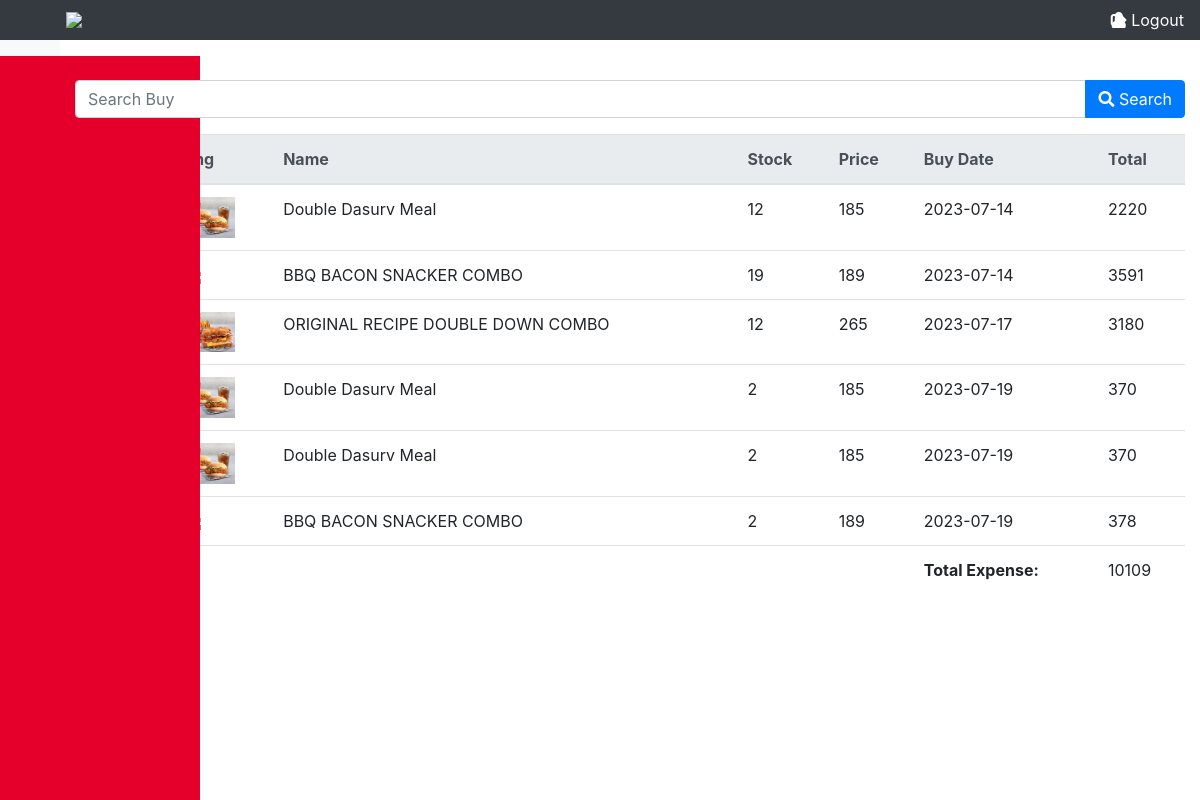
/index.php/buy/search, run on an earlier commit of the app's database.
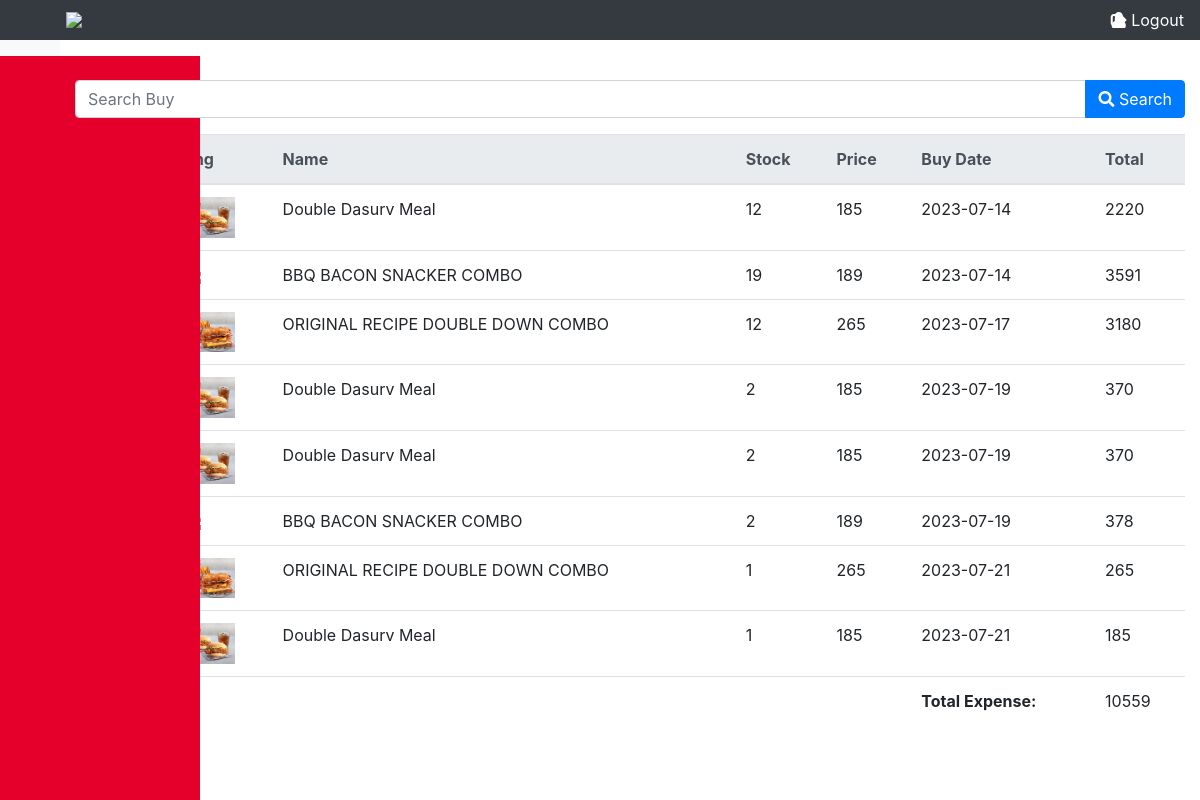
And on a later commit of the database.
### tables this page shows
CREATE TABLE `tbl_buy` (
  `buy_id` int(60) NOT NULL,
  `img` varchar(90) DEFAULT NULL,
  `name` varchar(60) DEFAULT NULL,
  `stock` int(60) DEFAULT NULL,
  `price` int(60) DEFAULT NULL,
  `datebuy` date DEFAULT NULL,
  `totalexp` int(90) DEFAULT NULL
);

### application/controllers/buy.php (called while the page is built, shortened)
<?php
    class Buy extends CI_controller {
        public function __construct(){
            $this->load->library('session');
            $this->load->model('Buy_model');
        }
        public function search() {
            $keyword = $this->input->post('keyword');
            $data['buys'] = $this->Buy_model->search_buy($keyword);
            $user = $this->session->userData('user');
            $data['user'] = $user;
            $this->load->view('show_buy', $data);
        }
    }
?>

### index.php (called while the page is built, shortened)
<?php
require_once BASEPATH.'core/CodeIgniter.php';

### application/models/Buy_model.php (called while the page is built, shortened)
<?php
    class Buy_model extends CI_model {
        public function search_buy($keyword) {
            $this->db->like('buy_id', $keyword);
            $this->db->or_like('name', $keyword);
            $this->db->or_like('datebuy', $keyword);
            return $this->db->get('tbl_buy')->result_array();
        }
    }
?>

### application/views/show_buy.php (the view, shortened to what this page needs)
<!DOCTYPE html>
<html lang="en">
<head>
    <link rel="stylesheet" href="https://maxcdn.bootstrapcdn.com/bootstrap/4.0.0/css/bootstrap.min.css">
    <link rel="stylesheet" href="https://stackpath.bootstrapcdn.com/bootstrap/4.5.2/css/bootstrap.min.css">
    <link rel="stylesheet" href="https://cdnjs.cloudflare.com/ajax/libs/font-awesome/5.15.3/css/all.min.css">
</head>
<body>
    <div class="content">
        <nav class="navbar navbar-dark bg-dark">
            <img src="https://www.kfc.com.ph/Content/OnlineOrderingImages/Shared/logo.svg"
                style="width: 60px; height: auto; margin-left: 50px;">
            <a class="text-white"><i class="fas fa-user"></i>
            </a>
            <a class="logoutlink" href="<?php echo site_url('dashboard/logout'); ?>"><i class="fas fa-sign-out-alt"></i>
                Logout</a>
        </nav>
        <div class="sidebar">
        </div>
    </div>
    <div class="container">
        <form action="<?php echo site_url('buy/search'); ?>" method="post" class="mb-3">
            <div class="input-group">
                <input type="text" class="form-control" placeholder="Search Buy" name="keyword">
                <div class="input-group-append">
                    <button class="btn btn-primary" type="submit"><i class="fas fa-search"></i> Search</button>
                </div>
            </div>
        </form>
        <table class="table">
            <thead class="thead-light">
                <tr>
                    <th>Buy ID</th>
                    <th>img</th>
                    <th>Name</th>
                    <th>Stock</th>
                    <th>Price</th>
                    <th>Buy Date</th>
                    <th>Total</th>
                </tr>
            </thead>
            <tbody>
                <?php foreach ($buys as $buy): ?>
                    <tr>
                        <td>
                        </td>
                        <td>
                            <div>
                                <img style='width: 50px; height: auto;'
                                    src="<?php echo UPLOADS_BASE_URL . $buy['img']; ?>" />
                            </div>
                        </td>
                        <td>
                            <?php echo $buy['name']; ?>
                        </td>
                        <td>
                            <?php echo $buy['stock']; ?>
                        </td>
                        <td>
                            <?php echo $buy['price']; ?>
                        </td>
                        <td>
                            <?php echo $buy['datebuy']; ?>
                        </td>
                        <td>
                            <?php echo $buy['totalexp']; ?>
                        </td>
                    </tr>
                <?php endforeach; ?>
            </tbody>
            <tfoot class="tfoot-light">
                <tr>
                    <td></td>
                    <td></td>
                    <td></td>
                    <td><strong>Total Expense:</strong></td>
                    <td>
                        <?php
                        $total = 0;
                        foreach ($buys as $buy) {
                            $total += $buy['totalexp'];
                        }
                        echo $total;
                        ?>
                    </td>
                </tr>
            </tfoot>
        </table>
    </div>
</body>
</html>

### application/views/show_buy.php (style rules this page uses)
body { display: flex; min-height: 100vh; }
.container { margin-top: 80px; }
.navbar { position: fixed; top: 0; left: 0; width: 100%; z-index: 999; }
.logoutlink { color: white; margin-left: -500px; }
.sidebar { position: fixed; top: 56px; left: 0; height: 100%; width: 200px; background-color: #E4002B; color: #fff; padding-top: 20px; padding-top: 50px; }
.content { flex-grow: 1; background-color: #f8f9fa; padding: 20px; }

What changed in the data, as far as the page shows it:
added tbl_buy: img (picture), name "ORIGINAL RECIPE DOUBLE DOWN COMBO", stock "1", price "265", datebuy "2023-07-21", totalexp "265"
added tbl_buy: img (picture), name "Double Dasurv Meal", stock "1", price "185", datebuy "2023-07-21", totalexp "185"
Also different on the page:
$total: "10109" → "10559"
